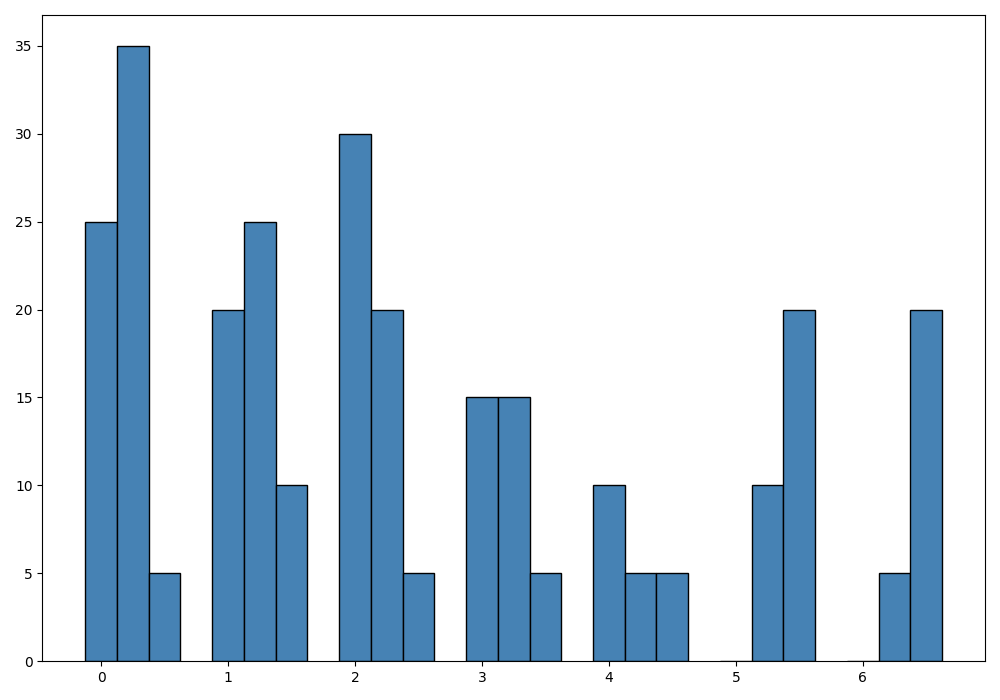

The script that drew this image:
import matplotlib.pyplot as plt
import numpy as np

energy_sources = ['Solar', 'Wind', 'Hydro', 'Nuclear', 'Geothermal', 'Fusion', 'Biomass']
current_share = [25, 20, 30, 15, 10, 0, 0]
future_share = [35, 25, 20, 15, 5, 10, 5]
experimental_share = [5, 10, 5, 5, 5, 20, 20]

fig, ax = plt.subplots(figsize=(10, 7))
bar_width = 0.25
index = np.arange(len(energy_sources))

# Apply a single color consistently across all data groups
single_color = '#4682B4'
ax.bar(index, current_share, bar_width, color=single_color, edgecolor='black')
ax.bar(index + bar_width, future_share, bar_width, color=single_color, edgecolor='black')
ax.bar(index + 2 * bar_width, experimental_share, bar_width, color=single_color, edgecolor='black')

plt.tight_layout()
plt.show()
